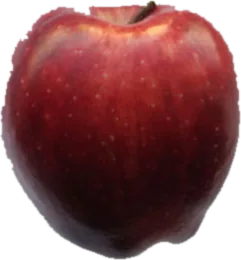
#> input picture site/img/apple.webp, 241 x 260 px
$ python -i prepare_images.py   (imports and definitions only)
#> lines starting #> are read from the running program, lines starting #| are printed output that depends on the picture; after the words box and inside, x2 and y2 are one past the last pixel; in counts of white or black regions, pixels touching at a corner belong together
#> further down, picture is the input picture: PIL image 241x260 RGBA; mean R, G, B, A 131.3, 81.8, 83, 198.6
"""Turn the CC0 source photos into cut-out WebP files for the website.

    python scripts/prepare_images.py

Reads reference/image_sources.json (the Commons file names, licences and
credits, captured when the photos were chosen), downloads each photo once
into build/img_cache/, lifts the subject off its white studio background,
trims, resizes and writes site/img/<slug>.webp.

The cutout works by flood-filling inward from the border: anything that is
background-coloured AND connected to the edge of the frame is removed, so
white highlights inside the subject survive while the backdrop and its
drop shadow do not.

Re-running is cheap -- downloads are cached, so it only redoes the cutting.
"""
import json
import pathlib
import subprocess
import sys

import numpy as np
from PIL import Image, ImageFilter
from scipy import ndimage

ROOT = pathlib.Path(__file__).resolve().parent.parent
SRC = ROOT / "reference" / "image_sources.json"
CACHE = ROOT / "build" / "img_cache"
OUT = ROOT / "site" / "img"

# A studio backdrop is bright and almost colourless, which separates it from
# the fruit cleanly: even a pale lemon is far more saturated than grey card.
# Per-image overrides live in reference/image_sources.json.
LUMA_MIN = 145      # backdrop is at least this bright
SAT_MAX = 55        # ...and no more colourful than this
# Discard leftover specks smaller than this share of the main subject.
SPECK_SHARE = 0.05
# longest edge of the written file; the page shows these at ~240 CSS px, so
# this leaves enough for a 2x display without shipping a huge file
MAX_EDGE = 520
WEBP_QUALITY = 82


# [7 lines left out: function fetch, not called in this run]


def cut_out(im: Image.Image, luma_min=LUMA_MIN, sat_max=SAT_MAX) -> Image.Image:
    """Remove the studio backdrop and its drop shadow, returning RGBA."""
#> called with luma_min = 145, sat_max = 55
    im = im.convert("RGB")
    a = np.asarray(im).astype(np.int16)
    hi = a.max(axis=2)
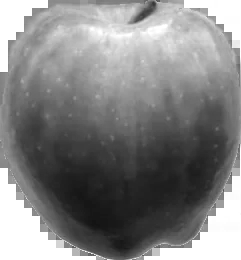
#> hi: shape (260, 241) int16; min 19, max 255, mean 131.5
    lo = a.min(axis=2)
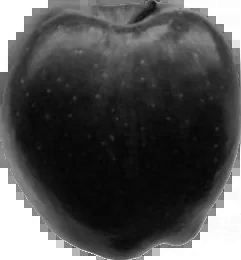
#> lo: shape (260, 241) int16; min 4, max 255, mean 80.3
    backdrop_like = (hi >= luma_min) & ((hi - lo) <= sat_max)
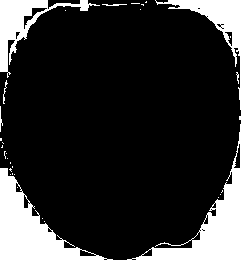
#> backdrop_like: shape (260, 241) bool; 17.7% white; 33 white regions (26 under 20 px), largest, box (x1, y1, x2, y2) and area: (0, 168, 113, 260) 3781, (127, 124, 241, 260) 3487, (0, 0, 100, 78) 1908

    # Keep only backdrop that is connected to the edge of the frame. This is
    # what protects white highlights sitting inside the subject -- they are
    # backdrop-coloured but have no path out to the border.
    labels, n = ndimage.label(backdrop_like)
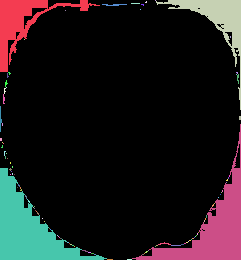
#> labels: shape (260, 241) int32; 107 distinct labels, from 0 to 106; one colour per label, 0 black
#> n = 106
    if n:
        border = set(labels[0]) | set(labels[-1]) | set(labels[:, 0]) | set(labels[:, -1])
#> border = 11 items
        border.discard(0)
        outside = np.isin(labels, list(border))
#> outside: shape (260, 241) bool; 17.2% white; 7 white regions (2 under 20 px), largest, box (x1, y1, x2, y2) and area: (0, 168, 113, 260) 3723, (127, 124, 241, 260) 3409, (0, 0, 100, 72) 1896, (155, 0, 241, 110) 1712, (0, 106, 2, 132) 30
    else:
        outside = np.zeros_like(backdrop_like)

    solid = ~outside

    # Drop stray survivors (a lit patch of backdrop the flood could not reach,
    # a crumb on the sweep) by keeping only blobs close to the subject's size.
    blobs, m = ndimage.label(solid)
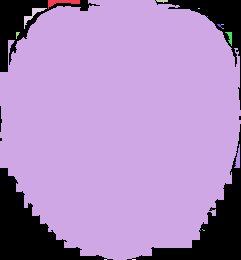
#> blobs: shape (260, 241) int32; 20 distinct labels, from 0 to 19; one colour per label, 0 black
#> m = 19
    if m > 1:
        sizes = ndimage.sum(solid, blobs, range(1, m + 1))
#> sizes = 19 values, max 51444 at index 1, min 1 at index 5, mean 2730.3
        keep = [i + 1 for i, s in enumerate(sizes) if s >= SPECK_SHARE * sizes.max()]
#> keep = [2]
        solid = np.isin(blobs, keep)
#> solid: shape (260, 241) bool; 82.1% white; 7 black regions (2 under 20 px), largest, box (x1, y1, x2, y2) and area: (0, 168, 113, 260) 3726, (127, 124, 241, 260) 3493, (0, 0, 100, 72) 2155, (155, 0, 241, 110) 1798, (0, 106, 2, 132) 30

    mask = Image.fromarray(np.where(solid, 255, 0).astype(np.uint8), "L")
    # pull the edge in by a hair, then soften it, so no white fringe survives
    mask = mask.filter(ImageFilter.MinFilter(3)).filter(ImageFilter.GaussianBlur(0.8))
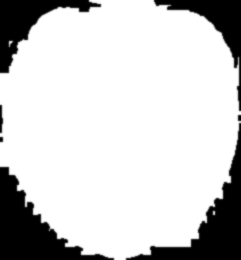
#> mask: PIL image 241x260 L; min 0, max 255, mean 204.7

    rgba = im.convert("RGBA")
    rgba.putalpha(mask)
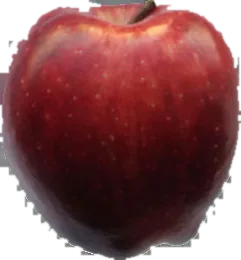
#> rgba: PIL image 241x260 RGBA; mean R, G, B, A 131.3, 81.8, 83, 204.7; transparent parts drawn white
    return rgba


# [67 lines left out: functions trim, main, not called in this run]


# [2 lines not run here, left out]

>>> from PIL import Image
>>> picture = Image.open('../site/img/apple.webp')
>>> result = cut_out(picture)

$ run again, on site/img/half-papaya.webp
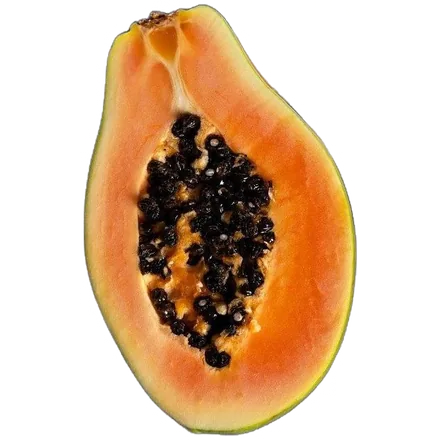
#> input picture site/img/half-papaya.webp, 440 x 440 px
#> picture is the input picture: PIL image 440x440 RGBA; mean R, G, B, A 126.7, 96.6, 69, 115.3
#> backdrop_like: shape (440, 440) bool; 18.7% white; 96 white regions (93 under 20 px), largest, box (x1, y1, x2, y2) and area: (80, 0, 360, 440) 35866, (236, 314, 242, 321) 28, (206, 150, 208, 164) 23
#> labels: shape (440, 440) int32; 147 distinct labels, from 0 to 146
#> n = 146
#> border = 2 items
#> outside: shape (440, 440) bool; 18.5% white; 1 white region, box (x1, y1, x2, y2) and area: (80, 0, 360, 440) 35837
#> in cut_out, `blobs, m = ndimage.label(solid)`:
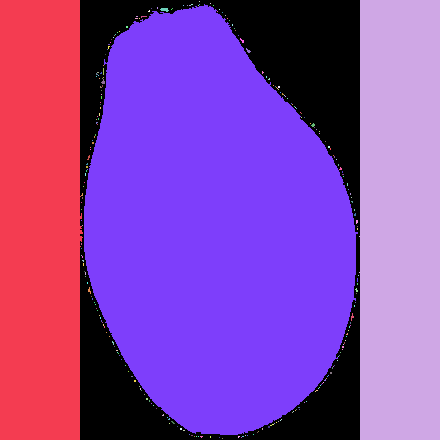
#> blobs: shape (440, 440) int32; 268 distinct labels, from 0 to 267; one colour per label, 0 black
#> m = 267
#> sizes = 267 values, max 86783 at index 6, min 1 at index 2, mean 590.9
#> keep = [1, 2, 7]
#> in cut_out, `rgba.putalpha(mask)`:
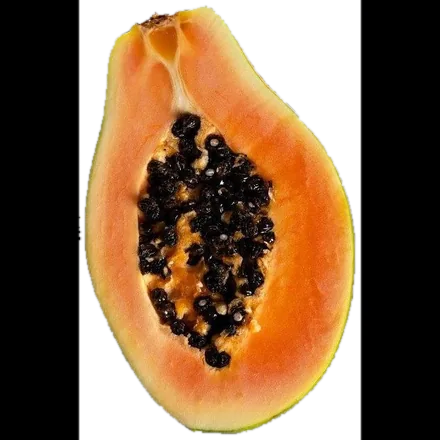
#> rgba: PIL image 440x440 RGBA; mean R, G, B, A 126.7, 96.6, 69, 203.9; transparent parts drawn white
